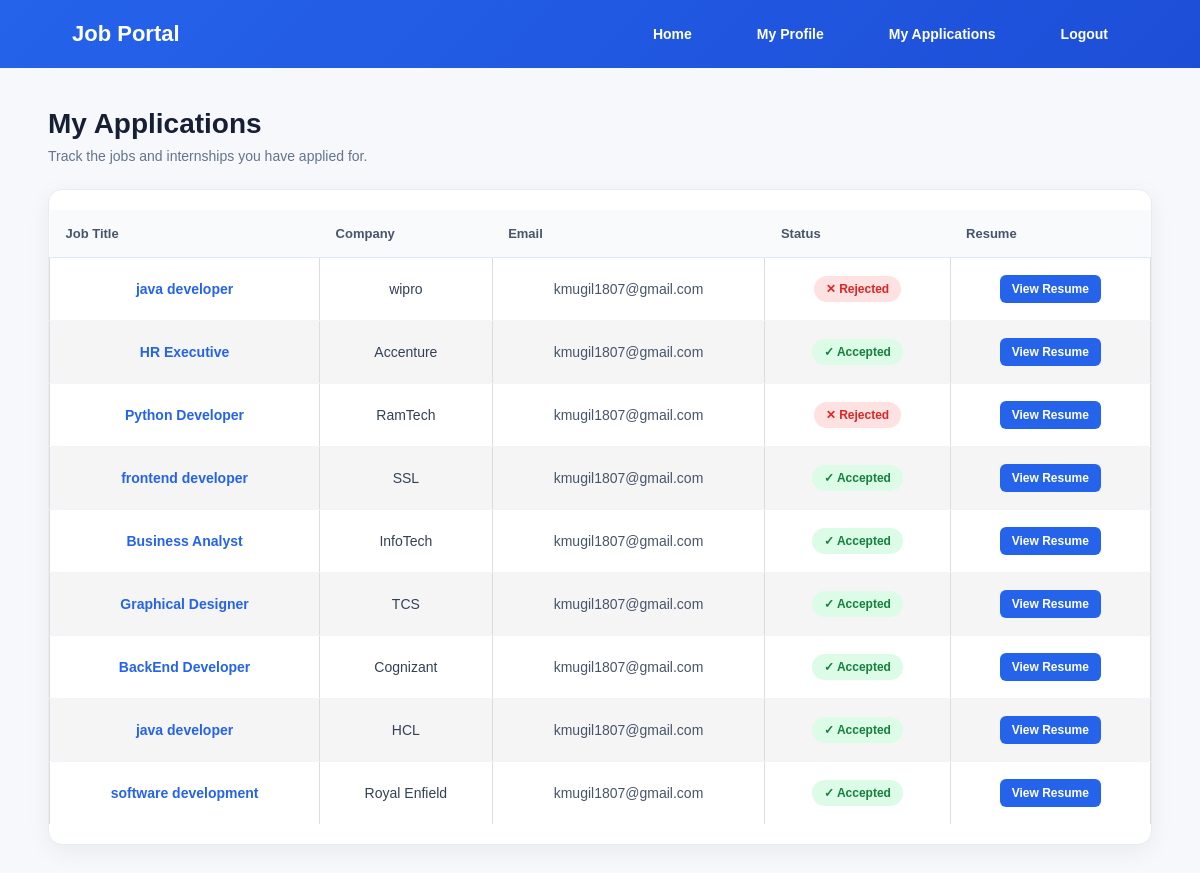
/students/my-applications/ (signed in), run on an earlier commit of the app's database.
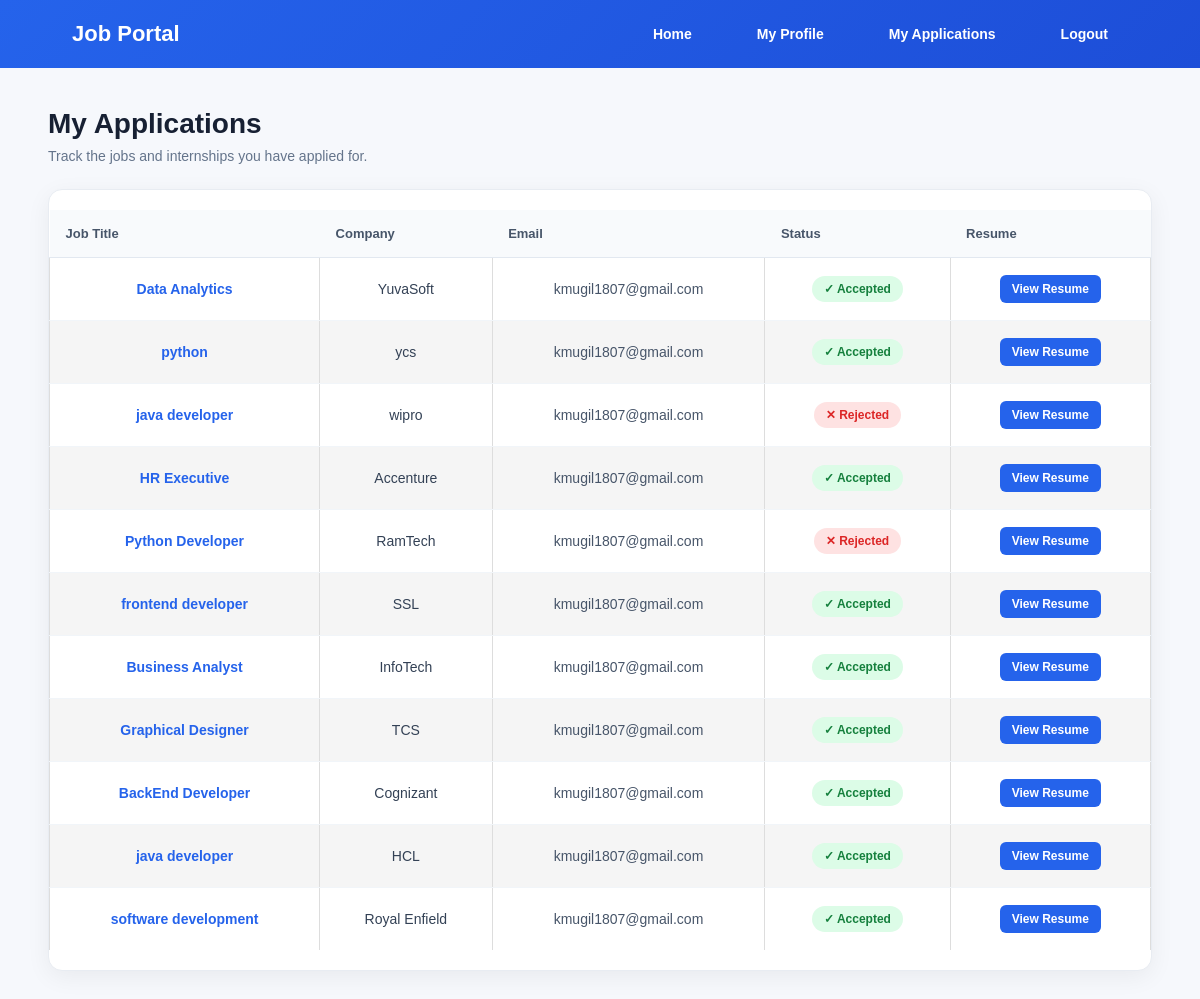
And on a later commit of the database.
### students/models.py (models this page shows, shortened)
class Application(models.Model):
    STATUS_CHOICES = [
        ("Applied", "Applied"),
        ("Accepted", "Accepted"),
        ("Rejected", "Rejected"),
    ]
    job = models.ForeignKey(
        "jobs.Job",
        on_delete=models.CASCADE,
        related_name="applications"
    )
    student_name = models.CharField(max_length=100)
    student_email = models.EmailField()
    job_title = models.CharField(max_length=200)
    company_name = models.CharField(max_length=200)
    location = models.CharField(max_length=200, blank=True)
    resume = models.FileField(
        upload_to="resumes/",
        blank=True,
        null=True
    )
    status = models.CharField(
        max_length=20,
        choices=STATUS_CHOICES,
        default="Applied"
    )
    applied_at = models.DateTimeField(
        auto_now_add=True
    )

### students/views.py (the view)
# urls.py: path("my-applications/", my_applications, name="my_applications"),
def my_applications(request):
    student_id = request.session.get(
        "student_id"
    )
    if not student_id:
        return redirect(
            "student_login"
        )
    student = get_object_or_404(
        Student,
        id=student_id
    )
    applications = Application.objects.filter(
        student_email__iexact=student.email.strip()
    ).order_by("-id")
    return render(
        request,
        "students/my_applications.html",
        {
            "student": student,
            "applications": applications
        }
    )

### students/templates/students/my_applications.html (shortened to what this page needs)
<!DOCTYPE html>
<html lang="en">
<head>
    {% load static %}
    <link rel="stylesheet"
          href="{% static 'css/style.css' %}">
</head>
<body>
<nav class="navbar">
    <h2>
        Job Portal
    </h2>
    <div class="nav-links">
        <a href="{% url 'student_dashboard' %}">
            Home
        </a>
        <a href="{% url 'student_profile' %}">
            My Profile
        </a>
        <a href="{% url 'my_applications' %}">
            My Applications
        </a>
        <a href="{% url 'student_logout' %}">
            Logout
        </a>
    </div>
</nav>
<div class="container">
    <div class="page-header">
        <h1>
            My Applications
        </h1>
        <p>
            Track the jobs and internships you have applied for.
        </p>
    </div>
    <div class="applications-card">
        {% if applications %}
        <table class="applications-table">
            <thead>
                <tr>
                    <th>
                        Job Title
                    </th>
                    <th>
                        Company
                    </th>
                    <th>
                        Email
                    </th>
                    <th>
                        Status
                    </th>
                    <th>
                        Resume
                    </th>
                </tr>
            </thead>
            <tbody>
                {% for application in applications %}
                <tr>
                    <td>
                        <span class="job-title">
                            {{ application.job_title }}
                        </span>
                    </td>
                    <td>
                        <span class="company">
                            {{ application.company_name }}
                        </span>
                    </td>
                    <td>
                        {{ application.student_email }}
                    </td>
                    <td>
                        {% if application.status == "Accepted" %}
                            <span class="status status-accepted">
                                ✓ Accepted
                            </span>
                        {% elif application.status == "Rejected" %}
                            <span class="status status-rejected">
                                ✕ Rejected
                            </span>
                        {% else %}
                            <span class="status status-applied">
                                Applied
                            </span>
                        {% endif %}
                    </td>
                    <td>
                        {% if application.resume %}
                            <a
                                href="{{ application.resume.url }}"
                                target="_blank"
                                class="resume-btn">
                                View Resume
                            </a>
                        {% else %}
                            <span>
                                No Resume
                            </span>
                        {% endif %}
                    </td>
                </tr>
                {% endfor %}
            </tbody>
        </table>
        {% endif %}
    </div>
</div>
</body>
</html>

What changed in the data, as far as the page shows it:
added Application: job_title "Data Analytics", company_name "YuvaSoft", student_email "kmugil1807@gmail.com", status "✓ Accepted"
added Application: job_title "python", company_name "ycs", student_email "kmugil1807@gmail.com", status "✓ Accepted"
